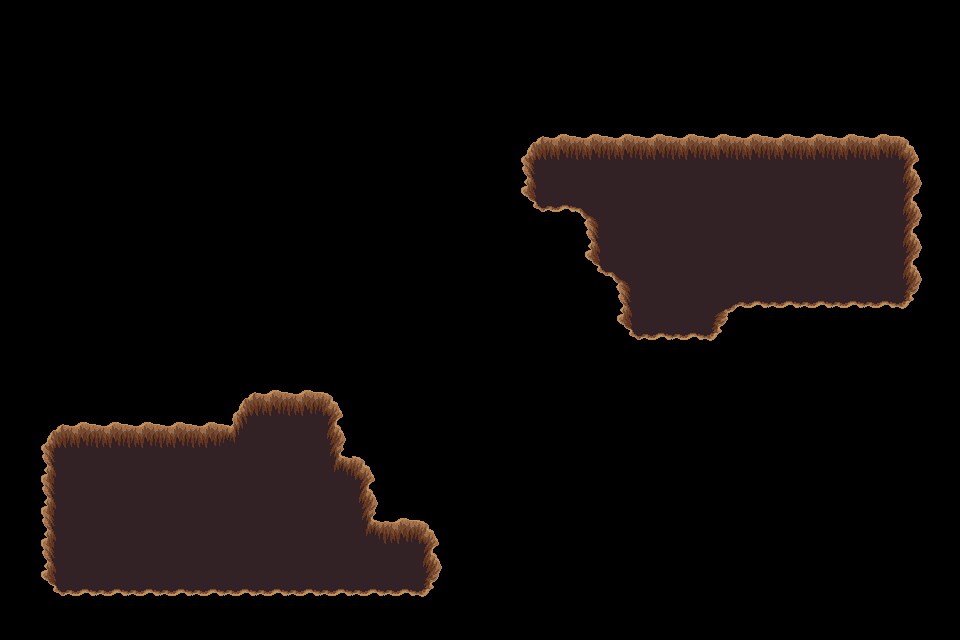

A level layout from a 2D game, rendered from its tile map. Below: a short description, then the map file with its tile-grid data intact:
An orthogonal 30x20 tile map with 32x32 px tiles, 1 tile layer (trou), 2 tilesets.

<map version="1.4" tiledversion="1.4.3" orientation="orthogonal" renderorder="right-down" width="30" height="20" tilewidth="32" tileheight="32" infinite="0" nextlayerid="9" nextobjectid="1">
 <tileset firstgid="1" source="../../dungeon_green.tsx" />
 <tileset firstgid="530" source="../../dungeon.tsx" />
 <layer id="8" name="trou" width="30" height="20">
  <data encoding="csv">
0,0,0,0,0,0,0,0,0,0,0,0,0,0,0,0,0,0,0,0,0,0,0,0,0,0,0,0,0,0,
0,0,0,0,0,0,0,0,0,0,0,0,0,0,0,0,0,0,0,0,0,0,0,0,0,0,0,0,0,0,
0,0,0,0,0,0,0,0,0,0,0,0,0,0,0,0,0,0,0,0,0,0,0,0,0,0,0,0,0,0,
0,0,0,0,0,0,0,0,0,0,0,0,0,0,0,0,0,0,0,0,0,0,0,0,0,0,0,0,0,0,
0,0,0,0,0,0,0,0,0,0,0,0,0,0,0,0,432,433,433,433,433,433,433,433,433,433,433,433,434,0,
0,0,0,0,0,0,0,0,0,0,0,0,0,0,0,0,455,456,456,456,456,456,456,456,456,456,456,456,457,0,
0,0,0,0,0,0,0,0,0,0,0,0,0,0,0,0,478,479,388,456,456,456,456,456,456,456,456,456,457,0,
0,0,0,0,0,0,0,0,0,0,0,0,0,0,0,0,0,0,455,456,456,456,456,456,456,456,456,456,457,0,
0,0,0,0,0,0,0,0,0,0,0,0,0,0,0,0,0,0,478,388,456,456,456,456,456,456,456,456,457,0,
0,0,0,0,0,0,0,0,0,0,0,0,0,0,0,0,0,0,0,455,456,456,387,479,479,479,479,479,480,0,
0,0,0,0,0,0,0,0,0,0,0,0,0,0,0,0,0,0,0,478,479,479,480,0,0,0,0,0,0,0,
0,0,0,0,0,0,0,0,0,0,0,0,0,0,0,0,0,0,0,0,0,0,0,0,0,0,0,0,0,0,
0,0,0,0,0,0,0,432,433,433,434,0,0,0,0,0,0,0,0,0,0,0,0,0,0,0,0,0,0,0,
0,432,433,433,433,433,433,411,456,456,457,0,0,0,0,0,0,0,0,0,0,0,0,0,0,0,0,0,0,0,
0,455,456,456,456,456,456,456,456,456,410,434,0,0,0,0,0,0,0,0,0,0,0,0,0,0,0,0,0,0,
0,455,456,456,456,456,456,456,456,456,456,457,0,0,0,0,0,0,0,0,0,0,0,0,0,0,0,0,0,0,
0,455,456,456,456,456,456,456,456,456,456,410,433,434,0,0,0,0,0,0,0,0,0,0,0,0,0,0,0,0,
0,455,456,456,456,456,456,456,456,456,456,456,456,457,0,0,0,0,0,0,0,0,0,0,0,0,0,0,0,0,
0,478,479,479,479,479,479,479,479,479,479,479,479,480,0,0,0,0,0,0,0,0,0,0,0,0,0,0,0,0,
0,0,0,0,0,0,0,0,0,0,0,0,0,0,0,0,0,0,0,0,0,0,0,0,0,0,0,0,0,0
</data>
 </layer>
</map>
